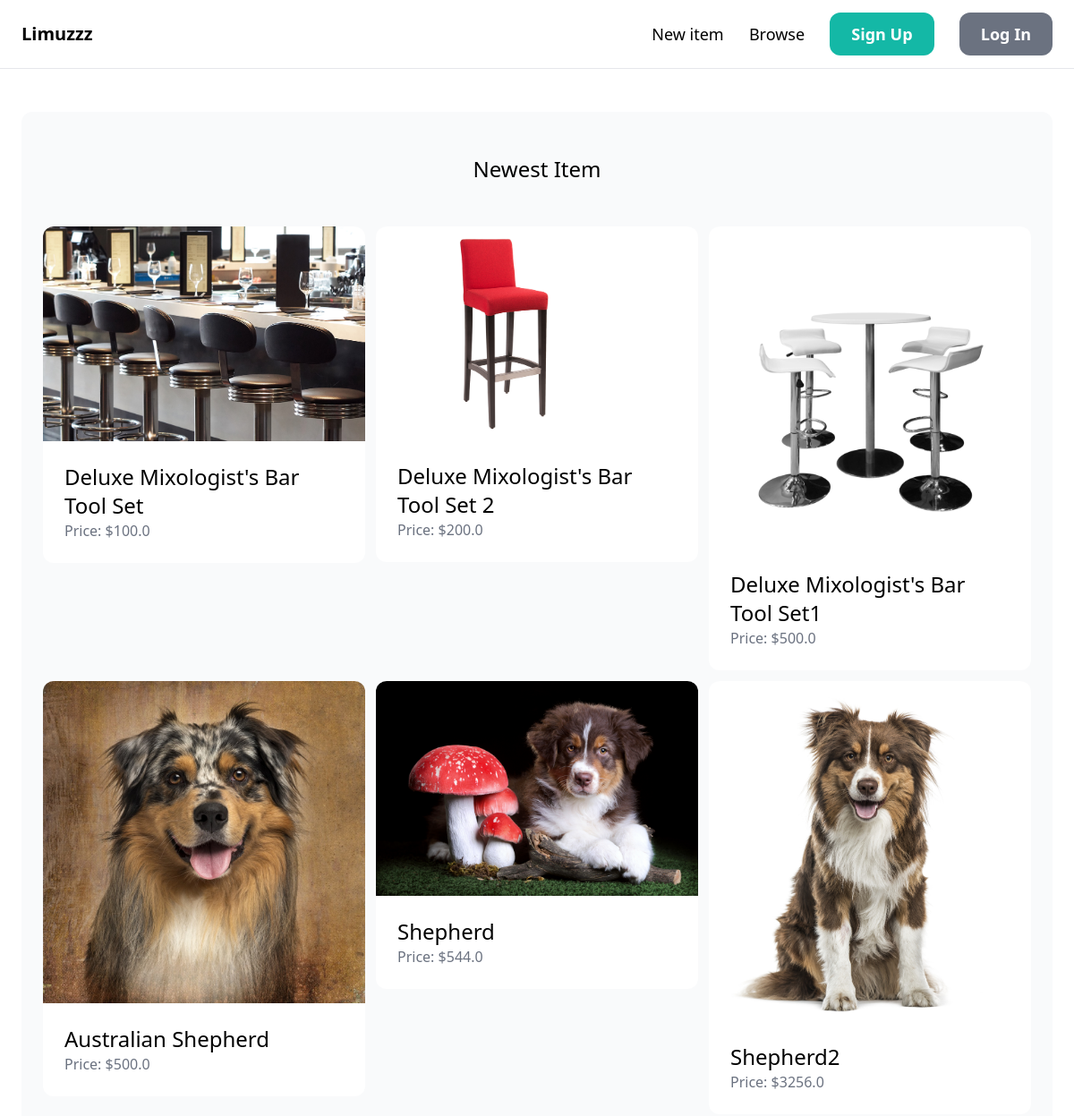
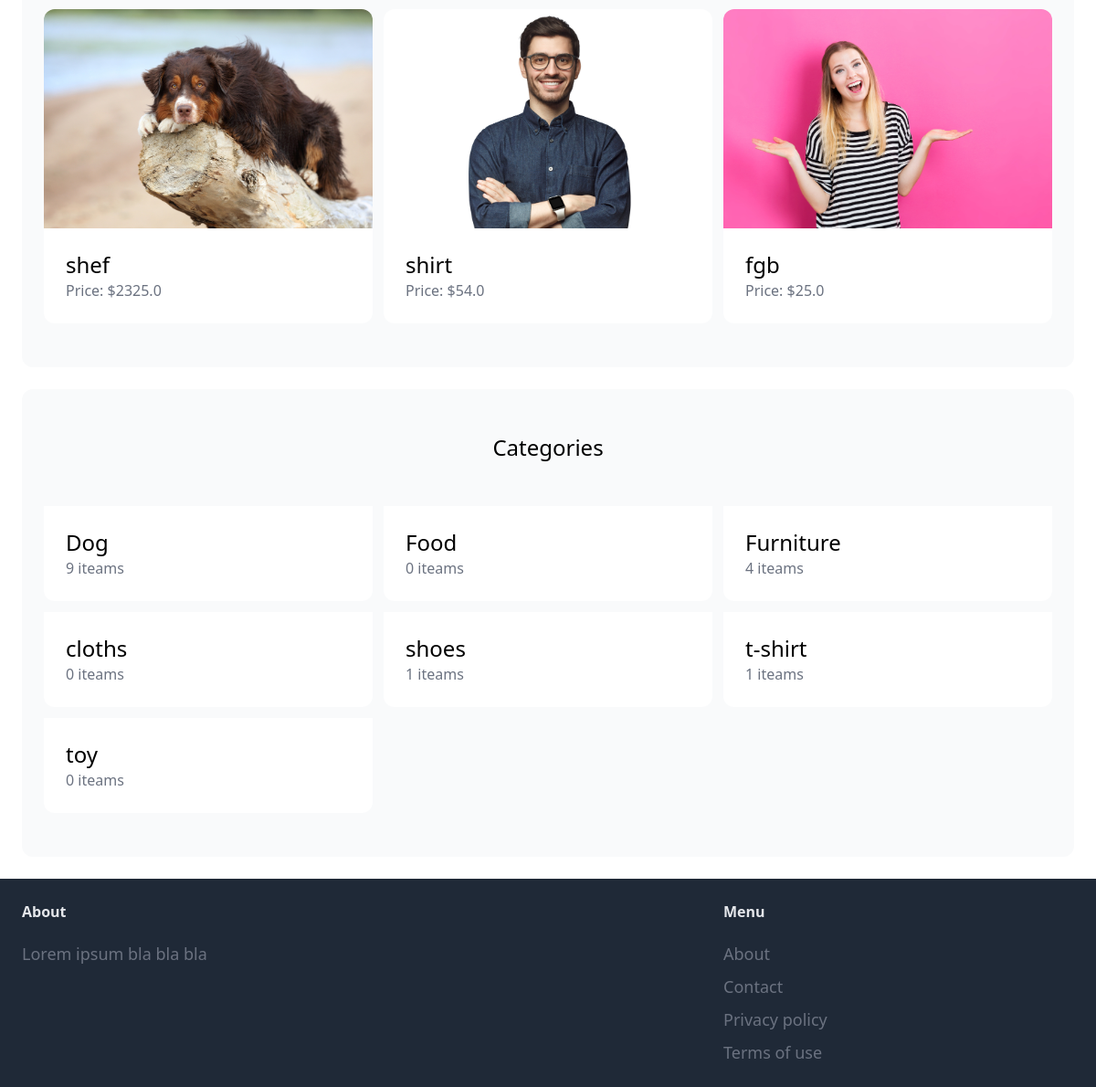
The page / on the database its author committed (2 pictures, top to bottom).
### item/models.py (models this page shows, shortened)
class Item(models.Model):
    category= models.ForeignKey(Category, related_name='items', on_delete=models.CASCADE)
    name = models.CharField(max_length=255)
    description = models.TextField(blank=True, null=True)
    price = models.FloatField()
    image = models.ImageField(upload_to='item_images', blank=True, null=True)
    is_sold = models.BooleanField(default=False)
    created_by = models.ForeignKey(User, related_name='iteams', on_delete=models.CASCADE)
    created_at = models.DateTimeField(auto_now=True)

class Category(models.Model):
    name = models.CharField(max_length=225)
    class Meta:
        ordering=('name',)
        verbose_name_plural="Categories"

### core/views.py (the view)
# urls.py: path('', views.index, name='index'),
def index(request):
    items = Item.objects.filter(is_sold=False)[0:9]
    categories = Category.objects.all()
    return render(request,'core/index.html', {
        'categories': categories,
        "items": items,
    })

### core/templates/core/index.html (shortened to what this page needs)
{% extends "core/base.html" %}
{% block content %}
    <div class="mt-6 px-6 py-12 bg-gray-50 rounded-xl">
        <h2 class="mb-12 text-2xl text-center">Newest Item</h2>
        <div class="grid grid-cols-3 gap-3">
            {%  for item in items %}
            <div>
                <a href="{% url 'item:detail' item.id %}">
                    <div>
                        {% if item.image %}
                            <img src="{{ item.image.url }}" class="rounded-t-xl">
                        {% else %}
                            <p>No image available</p>
                        {% endif %}
                    </div>
                    <div class="p-6 bg-white rounded-b-xl">
                        <h2 class="text-2xl">{{item.name}}</h2>
                        <p class="text-gray-500">Price: ${{item.price}} </p>
                    </div>
                </a>
            </div>
            {% endfor %}
        </div>
    </div>
    <div class="mt-6 px-6 py-12 bg-gray-50 rounded-xl">
        <h2 class="mb-12 text-2xl text-center">Categories</h2>
        <div class="grid grid-cols-3 gap-3">
            {%  for category in categories %}
            <div>
                <a href="{% url 'item:items_by_category' category.id}">
                    <div class="p-6 bg-white rounded-b-xl">
                        <h2 class="text-2xl"><a href="{% url 'item:items' %}?query={{ query }}&category={{ category.id}}">{{ category.name }}</a></h2>
                        <p class="text-gray-500">{{ category.items.count }} iteams </p>
                    </div>
                </a>
            </div>
            {% endfor %}
        </div>
    </div>
{% endblock %}

### core/templates/core/base.html (shortened to what this page needs)
<!DOCTYPE html>
<html lang="en">
<head>
    <script src="https://cdn.tailwindcss.com"></script>
</head>
<body>
    <div class="py-6 px-6 flex justify-between items-center border-b border-gray-200">
        <a href="/" class="text-xl font-semibold">Limuzzz</a>
        <div class="space-x-6">
            <a href="{% url 'item:new' %}" class="text-lg font-semibolt hover:text-gray-500">New item</a>
            <a href="{% url 'item:items' %}" class="text-lg font-semibolt hover:text-gray-500">Browse</a>
            {% if request.user.is_authenticated %}
                <a href="{% url 'conversation:inbox' %}" class="px-6 py-3 text-lg font-semibold bg-teal-500 text-white rounded-xl hover:bg-teal-700">Inbox</a>
                <a href="{% url 'dashboard:index' %}" class="px-6 py-3 text-lg font-semibold bg-gray-500 text-white rounded-xl hover:bg-teal-700"> Dashboard </a>
            {% else %}
                <a href="{% url 'core:signup' %}" class="px-6 py-3 text-lg font-semibold bg-teal-500 text-white rounded-xl hover:bg-teal-700">Sign Up</a>
                <a href="{% url 'core:login' %}" class="px-6 py-3 text-lg font-semibold bg-gray-500 text-white rounded-xl hover:bg-teal-700">Log In</a>
            {% endif %}
            </div>
    </div>
    <div class="px-6 py-6">
        {% block content %}
        {% endblock%}
    </div>
    <footer class="py-6 px-6 flex justify-between bg-gray-800">
        <div class="w-2/3 pr-10">
            <h3 class="mb-5 font-semibold text-gray-200">About</h3>
            <p class="text-lg text-gray-500">Lorem ipsum bla bla bla</p>
        </div>
        <div class="w-1/3">
            <h3 class="mb-5 font-semibold text-gray-200">Menu</h3>
            <ul class="space-y-2">
                <li><a href="#" class="text-lg text-gray-500 hover:text-teal-700">About</a></li>
                <li><a href="{% url 'core:contact' %}" class="text-lg text-gray-500 hover:text-teal-700">Contact</a></li>
                <li><a href="#" class="text-lg text-gray-500 hover:text-teal-700">Privacy policy</a></li>
                <li><a href="#" class="text-lg text-gray-500 hover:text-teal-700">Terms of use</a></li>
            </ul>
        </div>
    </footer>
</body>
</html>

### rows shown on the page
Item: image (picture), name "Deluxe Mixologist's Bar Tool Set", price "100.0"
Item: image (picture), name "Deluxe Mixologist's Bar Tool Set 2", price "200.0"
Item: image (picture), name "Deluxe Mixologist's Bar Tool Set1", price "500.0"
Item: image (picture), name "Australian Shepherd", price "500.0"
Item: image (picture), name "Shepherd", price "544.0"
Item: image (picture), name "Shepherd2", price "3256.0"
Item: image (picture), name "shef", price "2325.0"
Item: image (picture), name "shirt", price "54.0"
Item: image (picture), name "fgb", price "25.0"
Category: name "Dog", items.count "9"
Category: name "Food", items.count "0"
Category: name "Furniture", items.count "4"
Category: name "cloths", items.count "0"
Category: name "shoes", items.count "1"
Category: name "t-shirt", items.count "1"
Category: name "toy", items.count "0"
